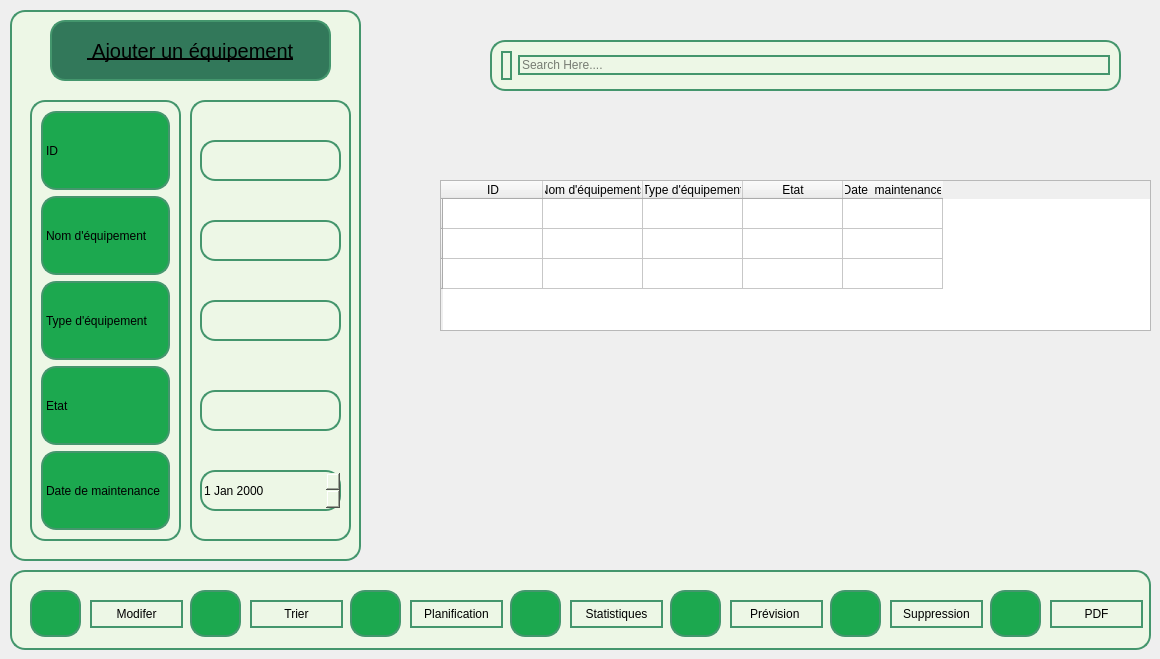
           <widget class="QWidget" name="page4_9">
            <widget class="QFrame" name="frame_235">
             <property name="geometry">
              <rect>
               <x>10</x>
               <y>10</y>
               <width>351</width>
               <height>551</height>
              </rect>
             </property>
             <property name="styleSheet">
              <string notr="true">background-color: #edf7e6;         /* Light green inside background */
border: 2px solid rgb(68, 150, 109); /* Green border */
border-radius: 15px;                /* Rounded corners with 15px radius */
</string>
             </property>
             <property name="frameShape">
              <enum>QFrame::Shape::NoFrame</enum>
             </property>
             <widget class="QPushButton" name="pushButton_378">
              <property name="geometry">
               <rect>
                <x>40</x>
                <y>10</y>
                <width>281</width>
                <height>61</height>
               </rect>
              </property>
              <property name="autoFillBackground">
               <bool>false</bool>
              </property>
              <property name="styleSheet">
               <string notr="true">
                                                           

                                                           
QPushButton {
    background-color: rgb(50, 120, 90); /* Darker green */
    color: black;
    
    font-size: 20px;
    text-decoration: underline;  /* Underlined text */
    line-height: 1.5;

    width: 200px;
    height: 40px;
    opacity: 0.65;
    text-align: center;
    
    border-style: solid;
}
</string>
              </property>
              <property name="text">
               <string> Ajouter un équipement</string>
              </property>
              <property name="checkable">
               <bool>true</bool>
              </property>
             </widget>
             <widget class="QFrame" name="frame_236">
              <property name="geometry">
               <rect>
                <x>20</x>
                <y>90</y>
                <width>151</width>
                <height>441</height>
               </rect>
              </property>
              <property name="styleSheet">
               <string notr="true">background-color: #edf7e6;         /* Light green inside background */
border: 2px solid rgb(68, 150, 109); /* Green border */
border-radius: 15px;                /* Rounded corners with 15px radius */
</string>
              </property>
              <property name="frameShape">
               <enum>QFrame::Shape::NoFrame</enum>
              </property>
              <layout class="QVBoxLayout" name="verticalLayout_53">
               <item>
                <widget class="QLabel" name="label_863">
                 <property name="styleSheet">
                  <string notr="true">background-color: rgb(28, 168, 79);
</string>
                 </property>
                 <property name="text">
                  <string>ID</string>
                 </property>
                </widget>
               </item>
               <item>
                <widget class="QLabel" name="label_864">
                 <property name="styleSheet">
                  <string notr="true">background-color: rgb(28, 168, 79);
</string>
                 </property>
                 <property name="text">
                  <string>Nom d'équipement</string>
                 </property>
                </widget>
               </item>
               <item>
                <widget class="QLabel" name="label_865">
                 <property name="styleSheet">
                  <string notr="true">background-color: rgb(28, 168, 79);</string>
                 </property>
                 <property name="text">
                  <string>Type d'équipement</string>
                 </property>
                </widget>
               </item>
               <item>
                <widget class="QLabel" name="label_866">
                 <property name="styleSheet">
                  <string notr="true">background-color: rgb(28, 168, 79);</string>
                 </property>
                 <property name="text">
                  <string>Etat</string>
                 </property>
                </widget>
               </item>
               <item>
                <widget class="QLabel" name="label_867">
                 <property name="styleSheet">
                  <string notr="true">background-color: rgb(28, 168, 79);</string>
                 </property>
                 <property name="text">
                  <string>Date de maintenance</string>
                 </property>
                </widget>
               </item>
              </layout>
             </widget>
             <widget class="QFrame" name="frame_237">
              <property name="geometry">
               <rect>
                <x>180</x>
                <y>90</y>
                <width>161</width>
                <height>441</height>
               </rect>
              </property>
              <property name="styleSheet">
               <string notr="true">background-color: #edf7e6;         /* Light green inside background */
border: 2px solid rgb(68, 150, 109); /* Green border */
border-radius: 15px;                /* Rounded corners with 15px radius */
</string>
              </property>
              <property name="frameShape">
               <enum>QFrame::Shape::NoFrame</enum>
              </property>
              <widget class="QLineEdit" name="lineEdit_303">
               <property name="geometry">
                <rect>
                 <x>10</x>
                 <y>40</y>
                 <width>141</width>
                 <height>41</height>
                </rect>
               </property>
               <property name="styleSheet">
                <string notr="true">
background-color: #edf7e6;         /* Light green inside background */
border: 2px solid rgb(68, 150, 109); /* Green border */
border-radius: 15px;                /* Rounded corners with 15px radius */
</string>
               </property>
              </widget>
              <widget class="QLineEdit" name="lineEdit_304">
               <property name="geometry">
                <rect>
                 <x>10</x>
                 <y>200</y>
                 <width>141</width>
                 <height>41</height>
                </rect>
               </property>
               <property name="styleSheet">
                <string notr="true">
background-color: #edf7e6;         /* Light green inside background */
border: 2px solid rgb(68, 150, 109); /* Green border */
border-radius: 15px;                /* Rounded corners with 15px radius */
</string>
               </property>
              </widget>
              <widget class="QLineEdit" name="lineEdit_305">
               <property name="geometry">
                <rect>
                 <x>10</x>
                 <y>290</y>
                 <width>141</width>
                 <height>41</height>
                </rect>
               </property>
               <property name="styleSheet">
                <string notr="true">
background-color: #edf7e6;         /* Light green inside background */
border: 2px solid rgb(68, 150, 109); /* Green border */
border-radius: 15px;                /* Rounded corners with 15px radius */
</string>
               </property>
              </widget>
              <widget class="QLineEdit" name="lineEdit_306">
               <property name="geometry">
                <rect>
                 <x>10</x>
                 <y>120</y>
                 <width>141</width>
                 <height>41</height>
                </rect>
               </property>
               <property name="styleSheet">
                <string notr="true">
background-color: #edf7e6;         /* Light green inside background */
border: 2px solid rgb(68, 150, 109); /* Green border */
border-radius: 15px;                /* Rounded corners with 15px radius */
</string>
               </property>
              </widget>
              <widget class="QDateEdit" name="dateEdit_51">
               <property name="geometry">
                <rect>
                 <x>10</x>
                 <y>370</y>
                 <width>141</width>
                 <height>41</height>
                </rect>
               </property>
               <property name="styleSheet">
                <string notr="true">
background-color: #edf7e6;         /* Light green inside background */
border: 2px solid rgb(68, 150, 109); /* Green border */
border-radius: 15px;                /* Rounded corners with 15px radius */
</string>
               </property>
              </widget>
             </widget>
            </widget>
            <widget class="QFrame" name="frame_238">
             <property name="geometry">
              <rect>
               <x>10</x>
               <y>570</y>
               <width>1141</width>
               <height>80</height>
              </rect>
             </property>
             <property name="styleSheet">
              <string notr="true">background-color: #edf7e6;         /* Light green inside background */
border: 2px solid rgb(68, 150, 109); /* Green border */
border-radius: 15px;                /* Rounded corners with 15px radius */
</string>
             </property>
             <property name="frameShape">
              <enum>QFrame::Shape::NoFrame</enum>
             </property>
             <widget class="QPushButton" name="pushButton_379">
              <property name="geometry">
               <rect>
                <x>80</x>
                <y>30</y>
                <width>93</width>
                <height>28</height>
               </rect>
              </property>
              <property name="text">
               <string>Modifer</string>
              </property>
             </widget>
             <widget class="QLabel" name="label_868">
              <property name="geometry">
               <rect>
                <x>20</x>
                <y>20</y>
                <width>51</width>
                <height>47</height>
               </rect>
              </property>
              <property name="styleSheet">
               <string notr="true">background-color: rgb(28, 168, 79);
</string>
              </property>
              <property name="text">
               <string/>
              </property>
              <property name="pixmap">
               <pixmap>:/newPrefix/edit.svg</pixmap>
              </property>
             </widget>
             <widget class="QPushButton" name="pushButton_380">
              <property name="geometry">
               <rect>
                <x>240</x>
                <y>30</y>
                <width>93</width>
                <height>28</height>
               </rect>
              </property>
              <property name="text">
               <string>Trier</string>
              </property>
             </widget>
             <widget class="QLabel" name="label_869">
              <property name="geometry">
               <rect>
                <x>180</x>
                <y>20</y>
                <width>51</width>
                <height>47</height>
               </rect>
              </property>
              <property name="styleSheet">
               <string notr="true">background-color: rgb(28, 168, 79);
</string>
              </property>
              <property name="text">
               <string/>
              </property>
              <property name="pixmap">
               <pixmap>:/newPrefix/layers.svg</pixmap>
              </property>
             </widget>
             <widget class="QPushButton" name="pushButton_381">
              <property name="geometry">
               <rect>
                <x>400</x>
                <y>30</y>
                <width>93</width>
                <height>28</height>
               </rect>
              </property>
              <property name="text">
               <string>Planification</string>
              </property>
             </widget>
             <widget class="QLabel" name="label_870">
              <property name="geometry">
               <rect>
                <x>340</x>
                <y>20</y>
                <width>51</width>
                <height>47</height>
               </rect>
              </property>
              <property name="styleSheet">
               <string notr="true">background-color: rgb(28, 168, 79);
</string>
              </property>
              <property name="text">
               <string/>
              </property>
              <property name="pixmap">
               <pixmap>:/newPrefix/align-justify.svg</pixmap>
              </property>
             </widget>
             <widget class="QLabel" name="label_871">
              <property name="geometry">
               <rect>
                <x>500</x>
                <y>20</y>
                <width>51</width>
                <height>47</height>
               </rect>
              </property>
              <property name="styleSheet">
               <string notr="true">background-color: rgb(28, 168, 79);
</string>
              </property>
              <property name="text">
               <string/>
              </property>
              <property name="pixmap">
               <pixmap>:/newPrefix/trending-up.svg</pixmap>
              </property>
             </widget>
             <widget class="QPushButton" name="pushButton_382">
              <property name="geometry">
               <rect>
                <x>560</x>
                <y>30</y>
                <width>93</width>
                <height>28</height>
               </rect>
              </property>
              <property name="text">
               <string>Statistiques</string>
              </property>
             </widget>
             <widget class="QLabel" name="label_872">
              <property name="geometry">
               <rect>
                <x>820</x>
                <y>20</y>
                <width>51</width>
                <height>47</height>
               </rect>
              </property>
              <property name="styleSheet">
               <string notr="true">background-color: rgb(28, 168, 79);
</string>
              </property>
              <property name="text">
               <string/>
              </property>
              <property name="pixmap">
               <pixmap>:/newPrefix/trash-2.svg</pixmap>
              </property>
             </widget>
             <widget class="QPushButton" name="pushButton_383">
              <property name="geometry">
               <rect>
                <x>880</x>
                <y>30</y>
                <width>93</width>
                <height>28</height>
               </rect>
              </property>
              <property name="text">
               <string>Suppression</string>
              </property>
             </widget>
             <widget class="QLabel" name="label_873">
              <property name="geometry">
               <rect>
                <x>980</x>
                <y>20</y>
                <width>51</width>
                <height>47</height>
               </rect>
              </property>
              <property name="styleSheet">
               <string notr="true">background-color: rgb(28, 168, 79);
</string>
              </property>
              <property name="text">
               <string/>
              </property>
              <property name="pixmap">
               <pixmap>:/newPrefix/file-plus.svg</pixmap>
              </property>
             </widget>
             <widget class="QPushButton" name="pushButton_384">
              <property name="geometry">
               <rect>
                <x>1040</x>
                <y>30</y>
                <width>93</width>
                <height>28</height>
               </rect>
              </property>
              <property name="text">
               <string>PDF</string>
              </property>
             </widget>
             <widget class="QLabel" name="label_874">
              <property name="geometry">
               <rect>
                <x>660</x>
                <y>20</y>
                <width>51</width>
                <height>47</height>
               </rect>
              </property>
              <property name="styleSheet">
               <string notr="true">background-color: rgb(28, 168, 79);
</string>
              </property>
              <property name="text">
               <string/>
              </property>
              <property name="pixmap">
               <pixmap>:/newPrefix/compass.svg</pixmap>
              </property>
             </widget>
             <widget class="QPushButton" name="pushButton_385">
              <property name="geometry">
               <rect>
                <x>720</x>
                <y>30</y>
                <width>93</width>
                <height>28</height>
               </rect>
              </property>
              <property name="text">
               <string>Prévision </string>
              </property>
             </widget>
            </widget>
            <widget class="QFrame" name="frame_239">
             <property name="geometry">
              <rect>
               <x>490</x>
               <y>40</y>
               <width>631</width>
               <height>51</height>
              </rect>
             </property>
             <property name="styleSheet">
              <string notr="true">background-color: #edf7e6;         /* Light green inside background */
border: 2px solid rgb(68, 150, 109); /* Green border */
border-radius: 15px;                /* Rounded corners with 15px radius */
</string>
             </property>
             <property name="frameShape">
              <enum>QFrame::Shape::NoFrame</enum>
             </property>
             <layout class="QHBoxLayout" name="horizontalLayout_52">
              <item>
               <widget class="QLabel" name="label_875">
                <property name="text">
                 <string/>
                </property>
                <property name="pixmap">
                 <pixmap>:/newPrefix/search.svg</pixmap>
                </property>
               </widget>
              </item>
              <item>
               <widget class="QLineEdit" name="lineEdit_307">
                <property name="styleSheet">
                 <string notr="true">
background-color: #edf7e6;         /* Light green inside background */
border: 2px solid rgb(68, 150, 109); /* Green border */
border-radius: 15px;                /* Rounded corners with 15px radius */
</string>
                </property>
                <property name="text">
                 <string/>
                </property>
                <property name="placeholderText">
                 <string>Search Here....</string>
                </property>
               </widget>
              </item>
             </layout>
            </widget>
            <widget class="QTableWidget" name="tableWidget_46">
             <property name="geometry">
              <rect>
               <x>440</x>
               <y>180</y>
               <width>711</width>
               <height>151</height>
              </rect>
             </property>
             <property name="styleSheet">
              <string notr="true">/*background-color: rgb(144, 238, 144);  /* Light green 
font-size: 20px;
line-height: 1.5;
width: 200px;
height: 40px;
opacity: 0.65;
text-align: center;
border-style: solid;
border-color: black;
border-width: 2px;
*/
QTableWidget::item {
    background-color: #c7dfb7;  /* Light green background */
    color: black;                           /* Black text color */
    font-size: 16px;                        /* Adjust font size */
    height: 25px;                           /* Adjust row height */
    padding: 4px;                           /* Padding to make rows compact */
    text-align: center;                     /* Align text in the center */
    border: 1px solid black;                /* Add a thin black border */
}

QHeaderView::section {
    background-color: lightgrey;            /* Background for header */
    padding: 5px;                           /* Padding in the header */
    border: 1px solid black;                /* Add border around header */
    text-align: center;                     /* Center align header text */
}
background-color: #edf7e6;         /* Light green inside background */
border: 2px solid rgb(68, 150, 109); /* Green border */
border-radius: 15px;                /* Rounded corners with 15px radius */
</string>
             </property>
             <row>
              <property name="text">
               <string/>
              </property>
             </row>
             <row>
              <property name="text">
               <string/>
              </property>
             </row>
             <row>
              <property name="text">
               <string/>
              </property>
             </row>
             <column>
              <property name="text">
               <string>ID</string>
              </property>
             </column>
             <column>
              <property name="text">
               <string>Nom d'équipements</string>
              </property>
             </column>
             <column>
              <property name="text">
               <string>Type d'équipement</string>
              </property>
             </column>
             <column>
              <property name="text">
               <string>Etat</string>
              </property>
             </column>
             <column>
              <property name="text">
               <string>Date  maintenance</string>
              </property>
             </column>
            </widget>
           </widget>
